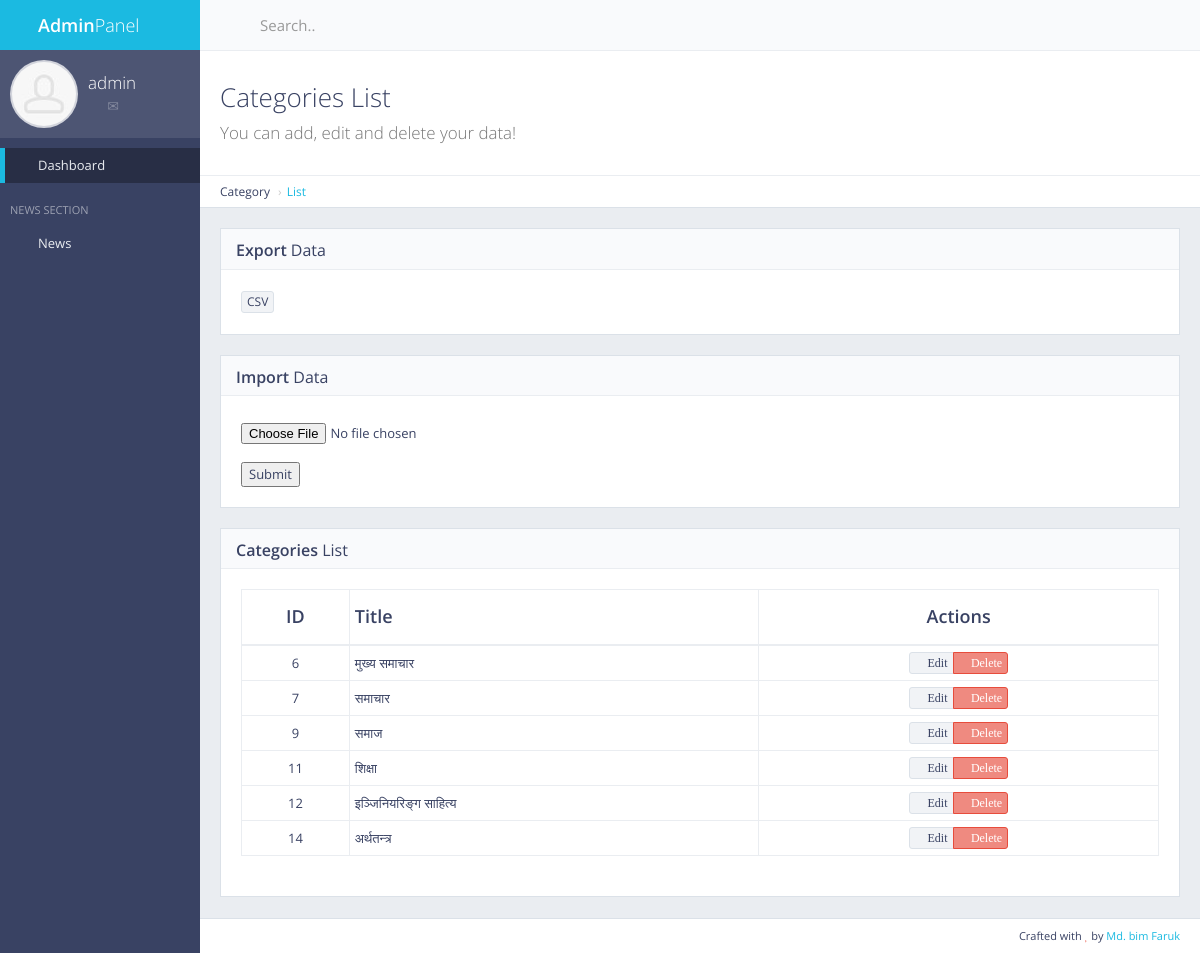
The page /panel/category/list/ (signed in) on the database its author committed.
### cat/models.py (models this page shows, shortened)
class Cat(models.Model):
    name = models.CharField(max_length=50)
    count = models.IntegerField(default=0)  # To count how many news contains in an one category

### cat/views.py (the view)
# urls.py: re_path(r'^panel/category/list/$', views.cat_list, name='cat_list'),  ## For Admin Panel Category List
def cat_list(request):
    if not request.user.is_authenticated:
        return redirect('mylogin')
    cat = Cat.objects.all()
    return render(request, 'back/cat_list.html', {'cat':cat})

### main/templatetags/extra_auth.py (called while the page is built)
@register.filter(name='has_group')
def has_group(user, group_name):
    return user.groups.filter(name=group_name).exists()

### main/templates/back/cat_list.html (shortened to what this page needs)
{% extends 'back/master.html' %}
{% load static %}
{% block mainblock %}
<div class="content-header">
    <div class="header-section">
        <h1>
            <i class="fa fa-table"></i>Categories List<br><small>You can add, edit and delete your data!</small>
        </h1>
    </div>
</div>
<ul class="breadcrumb breadcrumb-top">
    <li>Category</li>
    <li><a href="/panel/category/list/">List</a></li>
</ul>
<div class="block full">
    <div class="block-title">
        <h2><strong>Export</strong> Data</h2>
    </div>
    <div class="table-responsive">
        <a href="{% url 'export_cat_csv' %}" data-toggle="tooltip" title="Export csv file" class="btn btn-xs btn-default"> CSV</a>
    </div>
</div>
<div class="block full">
    <div class="block-title">
        <h2><strong>Import</strong> Data</h2>
    </div>
    <form action="{% url 'import_cat_csv' %}" method="post" enctype="multipart/form-data">
        <div class="table-responsive">
            <input type="file" name="csv_file" id="csv_file">
            <br>
            <button type="submit">Submit</button>
        </div>
    </form>
</div>
<div class="block full">
    <div class="block-title">
        <h2><strong>Categories</strong> List</h2>
    </div>
    <div class="table-responsive">
        <table id="example-datatable" class="table table-vcenter table-condensed table-bordered">
            <thead>
                <tr>
                    <th class="text-center">ID</th>
                    <th>Title</th>
                    <th class="text-center">Actions</th>
                </tr>
            </thead>
            <tbody>
                {% for cc in cat %}
                <tr>
                    <td class="text-center">{{ cc.pk }}</td>
                    <td>{{ cc.name }}</td>
                    <td class="text-center">
                        <div class="btn-group">
                            <a href="javascript:void(0)" data-toggle="tooltip" title="Edit" class="btn btn-xs btn-default"><i class="fa fa-pencil"> Edit</i></a>
                            <a href="{% url 'news_delete' pk=cc.pk %}" data-toggle="tooltip" title="Delete" class="btn btn-xs btn-danger"><i class="fa fa-times"> Delete</i></a>
                        </div>
                    </td>
                </tr>
                {% endfor %}
            </tbody>
        </table>
    </div>
</div>
{% endblock %}

### main/templates/back/master.html (shortened to what this page needs)
{% load static %} {% load extra_auth %} {% if user.is_authenticated %}
<!DOCTYPE html>
<html class="no-js" lang="en">
  <head>
    <link rel="stylesheet" href="{% static 'back/css/bootstrap.min.css' %}" />
    <link rel="stylesheet" href="{% static 'back/css/plugins.css' %}" />
    <link rel="stylesheet" href="{% static 'back/css/main.css' %}" />
    <link rel="stylesheet" href="{% static 'back/css/themes.css' %}" />
  </head>
  <body>
    <div id="page-wrapper">
      <div
        id="page-container"
        class="sidebar-partial sidebar-visible-lg sidebar-no-animations"
      >
        <div id="sidebar">
          <div id="sidebar-scroll">
            <div class="sidebar-content">
              <a href="/panel" class="sidebar-brand">
                <i class="gi gi-flash"></i
                ><span class="sidebar-nav-mini-hide"
                  ><strong>Admin</strong>Panel</span
                >
              </a>
              <div
                class="sidebar-section sidebar-user clearfix sidebar-nav-mini-hide"
              >
                <div class="sidebar-user-avatar">
                  <a href="page_ready_user_profile.html">
                    <img
                      src="{% static 'back/img/placeholders/avatars/avatar2.jpg' %}"
                      alt="avatar"
                    />
                  </a>
                </div>
                <div class="sidebar-user-name">{{ request.user }}</div>
                <div class="sidebar-user-links">
                  <a
                    href="page_ready_user_profile.html"
                    data-toggle="tooltip"
                    data-placement="bottom"
                    title="Profile"
                    ><i class="gi gi-user"></i
                  ></a>
                  <a
                    href="page_ready_inbox.html"
                    data-toggle="tooltip"
                    data-placement="bottom"
                    title="Messages"
                    ><i class="gi gi-envelope"></i
                  ></a>
                  <a
                    href="/panel/change/pass/"
                    class="enable-tooltip"
                    data-placement="bottom"
                    title="Settings"
                    ><i class="gi gi-cogwheel"></i
                  ></a>
                  <a
                    href="/logout"
                    data-toggle="tooltip"
                    data-placement="bottom"
                    title="Logout"
                    ><i class="gi gi-exit"></i
                  ></a>
                </div>
              </div>
              <ul class="sidebar-nav">
                {% if perms.main.master_user %}
                <li>
                  <a href="/panel" class="active"
                    ><i class="gi gi-stopwatch sidebar-nav-icon"></i
                    ><span class="sidebar-nav-mini-hide">Dashboard</span></a
                  >
                </li>
                {% endif %}
                <li class="sidebar-header">
                  <span class="sidebar-header-options clearfix"
                    ><a
                      href="javascript:void(0)"
                      data-toggle="tooltip"
                      title="Quick Settings"
                      ><i class="gi gi-settings"></i></a
                  ></span>
                  <span class="sidebar-header-title">News Section</span>
                </li>
                <li>
                  <a href="#" class="sidebar-nav-menu"
                    ><i
                      class="fa fa-angle-left sidebar-nav-indicator sidebar-nav-mini-hide"
                    ></i
                    ><i class="gi gi-show_big_thumbnails sidebar-nav-icon"></i
                    ><span class="sidebar-nav-mini-hide">News</span></a
                  >
                </li>
              </ul>
            </div>
          </div>
        </div>
        <div id="main-container">
          <header class="navbar navbar-default">
            <ul class="nav navbar-nav-custom">
              <li>
                <a
                  href="javascript:void(0)"
                  onclick="App.sidebar('toggle-sidebar');this.blur();"
                >
                  <i class="fa fa-bars fa-fw"></i>
                </a>
              </li>
            </ul>
            <form
              action="page_ready_search_results.html"
              method="post"
              class="navbar-form-custom"
            >
              <div class="form-group">
                <input
                  type="text"
                  id="top-search"
                  name="top-search"
                  class="form-control"
                  placeholder="Search.."
                />
              </div>
            </form>
          </header>
          <div id="page-content">
            {% block mainblock %} {% endblock %}
          </div>
          <footer class="clearfix">
            <div class="pull-right">
              Crafted with <i class="fa fa-heart text-danger"></i> by
              <a href="" target="_blank">Md. bim Faruk</a>
            </div>
          </footer>
        </div>
      </div>
    </div>
  </body>
</html>
{% else %} Please Login {% endif %}

### rows shown on the page
Cat: pk "6", name "मुख्य समाचार"
Cat: pk "7", name "समाचार"
Cat: pk "9", name "समाज"
Cat: pk "11", name "शिक्षा"
Cat: pk "12", name "इञ्जिनियरिङ्ग साहित्य"
Cat: pk "14", name "अर्थतन्त्र"

### other values the page prints
{{ request.user }} "admin"
